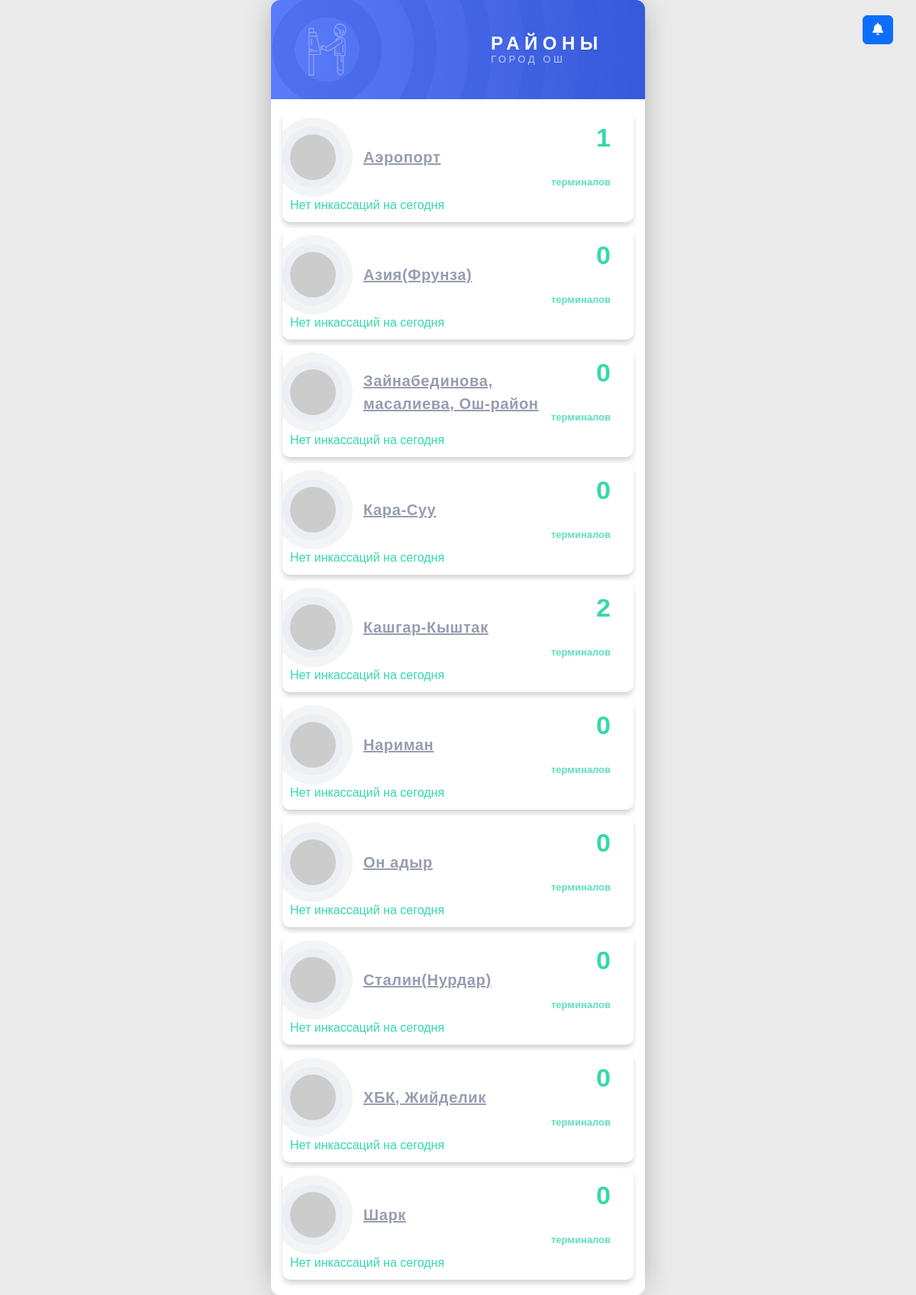
The page / on the database its author committed.
### apps/core/models.py (models this page shows, shortened)
class Region(models.Model):
    name = models.CharField(max_length=255, unique=True, verbose_name='Название региона')
    created = models.DateTimeField(auto_now_add=True, verbose_name='Создано', blank=True, null=True)
    slug = models.SlugField(max_length=255, unique=True, db_index=True,)
    class Meta:
        verbose_name = 'Регион'
        verbose_name_plural = 'Регионы'

### apps/core/views.py (the view)
# urls.py: path('', views.index, name='index'),
def index(request):
    today = date.today()
    regions = Region.objects.all()
    region_notifications = {}
    overdue_terminals = {}  # Новый словарь для терминалов с просроченной инкассацией
    for region in regions:
        terminals_to_collect = region.terminals.filter(incassations__next_collection=today)
        region_notifications[region.id] = terminals_to_collect.count()
        overdue_terminals[region.id] = region.terminals.filter(incassations__next_collection__lt=today)
    total_terminals_to_collect = sum(region_notifications.values())
    return render(request, 'index.html', {
        'regions': regions,
        'region_notifications': region_notifications,
        'overdue_terminals': overdue_terminals,  # Передаем терминалы с просроченной инкассацией
        'total_terminals_to_collect': total_terminals_to_collect
    })

### apps/core/templatetags/custom_filters.py (called while the page is built)
@register.filter
def get_item(dictionary, key):
    return dictionary.get(key)

### templates/index.html (shortened to what this page needs)
{% extends 'include/base.html' %}
{% load static custom_filters %}
{% block content %}
<body class="index_body">
  <div id="notification-banner" class="notification-banner">
    <button id="notification-button" class="notification-button btn btn-primary">
      <i class="fa-solid fa-bell"></i>
    </button>
  </div>
  <article class="leaderboard">
    <header>
      <img src="{% static 'img/atm.svg' %}" alt="Forbes" class="leaderboard__icon">
      <h1 class="leaderboard__title">
        <span class="leaderboard__title--top">Районы</span>
        <span class="leaderboard__title--bottom">Город ОШ</span>
      </h1>
    </header>
    <main class="leaderboard__profiles">
      {% for region in regions %}
      {% with region_notifications|get_item:region.id as terminals_to_collect %}
      <article class="leaderboard__profile" title="Требуется инкассация: {{ terminals_to_collect }} терминалов.">
        <a href="{% url 'terminals' region.slug %}" style="text-decoration: none;">
            <div class="leaderboard__picture-container">
                <img src="https://randomuser.me/api/portraits/men/32.jpg" alt="{{ region.name }}" class="leaderboard__picture">
                <span class="leaderboard__name">{{ region.name }}</span>
                <span class="leaderboard__value">{{ region.terminals.count }} <span>терминалов</span></span>
            </div>
        </a>
        {% if terminals_to_collect > 0 %}
            <div class="region-notifications">
                <span class="exclamation text-primary">Требуется инкассация: {{ terminals_to_collect }} терминалов.</span>
                <span class="notification-details" style="display:none;">
                    Требуется инкассация: {{ terminals_to_collect }} терминалов.
                </span>
            </div>
        {% else %}
            <div class="region-notifications">
                <span class="no-notifications">Нет инкассаций на сегодня</span>
            </div>
        {% endif %}
    </article>
        {% endwith %}
      {% endfor %}
    </main>
  </article>
</body>
{% endblock %}

### static/css/main.css (style rules this page uses)
.leaderboard { max-width: 490px; width: 100%; border-radius: 12px; }
.leaderboard header { --start: 15%; height: 130px; background-image: repeating-radial-gradient(circle at var(--start), transparent 0%, transparent 10%, rgba(54, 89, 219, 0.33) 10%, rgba(54, 89, 219, 0.33) 17%), linear-gradient(to right, #5b7cfa, #3659db); color: #fff; position: relative; border-radius: 12px 12px 0 0; overflow: hidden; }
.leaderboard header .leaderboard__title { position: absolute; z-index: 2; top: 50%; right: calc(var(--start) * .75); transform: translateY(-50%); text-transform: uppercase; margin: 0; }
.leaderboard header .leaderboard__title span { display: block; }
.leaderboard header .leaderboard__title--top { font-size: 24px; font-weight: 700; letter-spacing: 6.5px; }
.leaderboard header .leaderboard__title--bottom { font-size: 13px; font-weight: 500; letter-spacing: 3.55px; opacity: 0.65; transform: translateY(-2px); }
.leaderboard header .leaderboard__icon { fill: #fff; opacity: 0.35; width: 68px; position: absolute; top: 50%; left: var(--start); transform: translate(-50%, -50%); }
.leaderboard__profiles { background-color: #fff; border-radius: 0 0 12px 12px; padding: 15px 15px 20px; display: grid; row-gap: 8px; }
.leaderboard__profile { padding: 10px 30px 10px 10px; overflow: hidden; border-radius: 10px; box-shadow: 0 5px 7px -1px rgba(51, 51, 51, 0.23); cursor: pointer; transition: transform 0.25s cubic-bezier(0.7, 0.98, 0.86, 0.98), box-shadow 0.25s cubic-bezier(0.7, 0.98, 0.86, 0.98); background-color: #fff; }
.leaderboard__picture-container { display: grid; grid-template-columns: 1fr 3fr 1fr; align-items: center; }
.leaderboard__picture { max-width: 100%; width: 60px; border-radius: 50%; box-shadow: 0 0 0 10px #ebeef3, 0 0 0 22px #f3f4f6; }
.leaderboard__name { color: #979cb0 !important; font-weight: 600; font-size: 20px; letter-spacing: 0.64px; margin-left: 12px; text-decoration: underline !important; }
.leaderboard__value { color: #35d8ac; font-weight: 700; font-size: 34px; text-align: right; }
.leaderboard__value > span { opacity: 0.8; font-weight: 600; font-size: 13px; margin-left: 3px; }
.index_body { margin: 0; background-color: #eaeaea; display: grid; height: 100vh; place-items: center; font-family: 'Source Sans Pro', sans-serif; }
.leaderboard { box-shadow: 0 0 40px -10px rgba(0, 0, 0, 0.4); }
.notification-banner { position: fixed; top: 10px; right: 10px; padding: 10px 20px; border-radius: 5px; display: flex; align-items: center; z-index: 1000; }
.no-notifications { color: #35d8ac; font-weight: 500; }

### rows shown on the page
Region: name "Аэропорт", terminals.count "1"
Region: name "Азия(Фрунза)", terminals.count "0"
Region: name "Зайнабединова, масалиева, Ош-район", terminals.count "0"
Region: name "Кара-Суу", terminals.count "0"
Region: name "Кашгар-Кыштак", terminals.count "2"
Region: name "Нариман", terminals.count "0"
Region: name "Он адыр", terminals.count "0"
Region: name "Сталин(Нурдар)", terminals.count "0"
Region: name "ХБК, Жийделик", terminals.count "0"
Region: name "Шарк", terminals.count "0"
